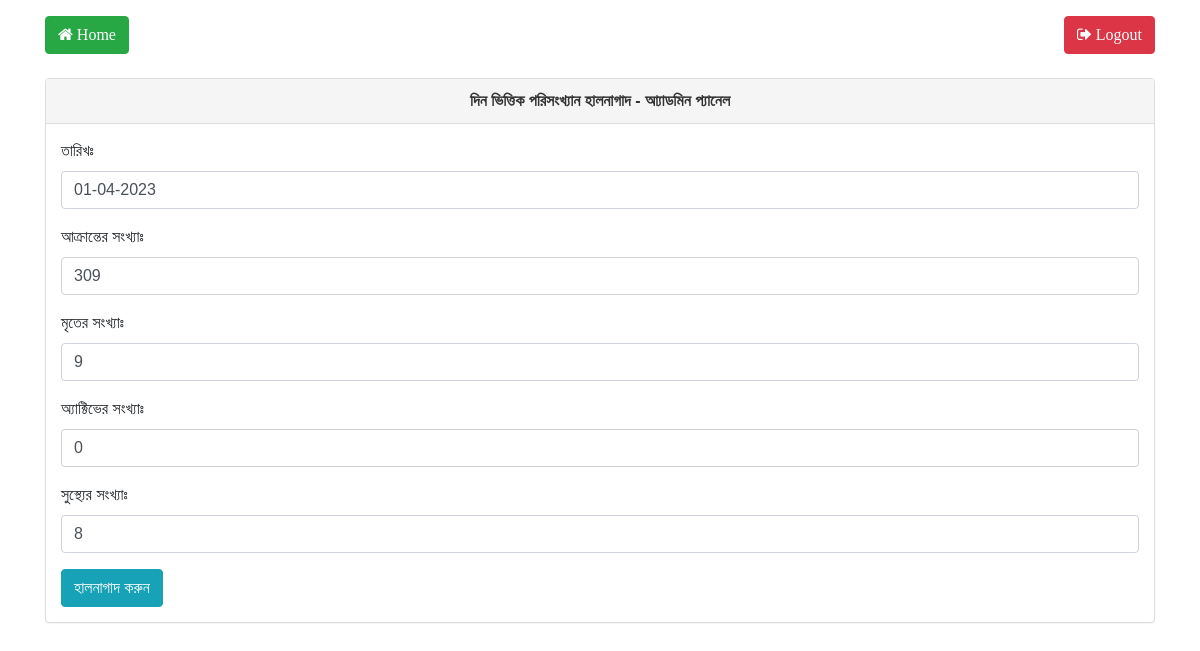
The app's page /admin/per_day_chart.php (signed in) with its own data.
### tables this page shows
CREATE TABLE `chart` (
  `id` int(1) NOT NULL,
  `date` varchar(10) NOT NULL,
  `per_day_confirmed` int(10) NOT NULL,
  `per_day_deaths` int(10) NOT NULL,
  `per_day_recovered` int(10) NOT NULL,
  `per_day_active` int(10) NOT NULL
);

### admin/per_day_chart.php (the view, shortened to what this page needs)
<?php
	include('config.php');
	$table_name = "chart";
    $currentDateTime = date('d-m-Y');
	$checker = 0;
?>
<!DOCTYPE html>
<html>
<head>
	<link rel="stylesheet" type="text/css" href="./css/style.css"/>
	<link rel="stylesheet" type="text/css" href="./css/font-awesome.css"/>
	<link rel="stylesheet" href="https://stackpath.bootstrapcdn.com/bootstrap/4.4.1/css/bootstrap.min.css">
	<link rel="stylesheet" type="text/css" href="https://cdn.datatables.net/1.10.20/css/dataTables.bootstrap4.css"/>
	<link href="https://unpkg.com/gijgo@1.9.13/css/gijgo.min.css" rel="stylesheet" type="text/css" />
</head>
<body>
	<div class="container">
<?php include('header.php');?>
		<div class="row">
			<div class="col-12">
				<div class="panel panel-default">
					<div class="panel-heading text-center">
						<p>দিন ভিত্তিক পরিসংখ্যান হালনাগাদ - আ্যাডমিন প্যানেল</p>
					</div>
					<div class="panel-body">
						<form role="form" method="post">
							<div class="form-group">
								<label for="datepicker">তারিখঃ</label>
								<input id="datepicker" class="form-control" name="datepicker" value="<?php echo $currentDateTime;?>" width="276"/>
							</div>
							<?php
							$query2 = "SELECT * FROM $table_name GROUP BY per_day_confirmed HAVING MAX(id)=(SELECT MAX(id) FROM $table_name)";
							$q = $pdo->query($query2);
							if($checker == 0){
								while($row = $q->fetch()){?>
									<div class="form-group">
										<label for="per_day_confirmed_create">আক্রান্তের সংখ্যাঃ</label>
										<input type="text" class="form-control" name="per_day_confirmed_create" id="per_day_confirmed_create" value="<?php echo htmlspecialchars($row['per_day_confirmed']);?>" >
									</div>
									<div class="form-group">
										<label for="per_day_deaths_create">মৃতের সংখ্যাঃ</label>
										<input type="text" class="form-control" name="per_day_deaths_create" id="per_day_deaths_create" value="<?php echo htmlspecialchars($row['per_day_deaths']);?>" >
									</div>
									<div class="form-group">
										<label for="per_day_active_create">অ্যাক্টিভের সংখ্যাঃ</label>
										<input type="text" class="form-control" name="per_day_active_create" id="per_day_active_create" value="<?php echo htmlspecialchars($row['per_day_active']);?>" >
									</div>
									<div class="form-group">
										<label for="per_day_recovered_create">সুস্থ্যের সংখ্যাঃ</label>
										<input type="text" class="form-control" name="per_day_recovered_create" id="per_day_recovered_create" value="<?php echo htmlspecialchars($row['per_day_recovered']);?>" >
									</div>
									<button onclick="return confirm('আপনি কি হালনাগাদ করতে চাচ্ছেন?');" type="submit" name="submit_create" class="btn btn-info">হালনাগাদ করুন</button>
									<?php }?>
							<?php }
							?>
						</form>
					</div>
				</div>
			</div>
		</div>
	</div>
</body>
</html>

### admin/css/style.css (style rules this page uses)
* { margin: 0; padding: 0; }
body { font-family: "Kiron", sans-serif !important; font-size: 16px; font-weight: 400; }
.panel { margin-bottom: 20px; background-color: #fff; border: 1px solid #bce8f1; border-radius: 4px; -webkit-box-shadow: 0 1px 1px rgba(0, 0, 0, .05); box-shadow: 0 1px 1px rgba(0, 0, 0, .05); }
.panel-heading { padding: 10px 15px; border-bottom: 1px solid #bce8f1; border-top-left-radius: 3px; border-top-right-radius: 3px; }
.panel-default { border-color: #ddd; }
.panel-default > .panel-heading { color: #333; background-color: #f5f5f5; border-color: #ddd; }
.panel-default > .panel-heading > p { margin-top: 0; margin-bottom: 0; font-weight: bold; }
.panel-body { padding: 15px; }

### records on screen
chart: per_day_confirmed_create "309", per_day_deaths_create "9", per_day_active_create "0", per_day_recovered_create "8"
